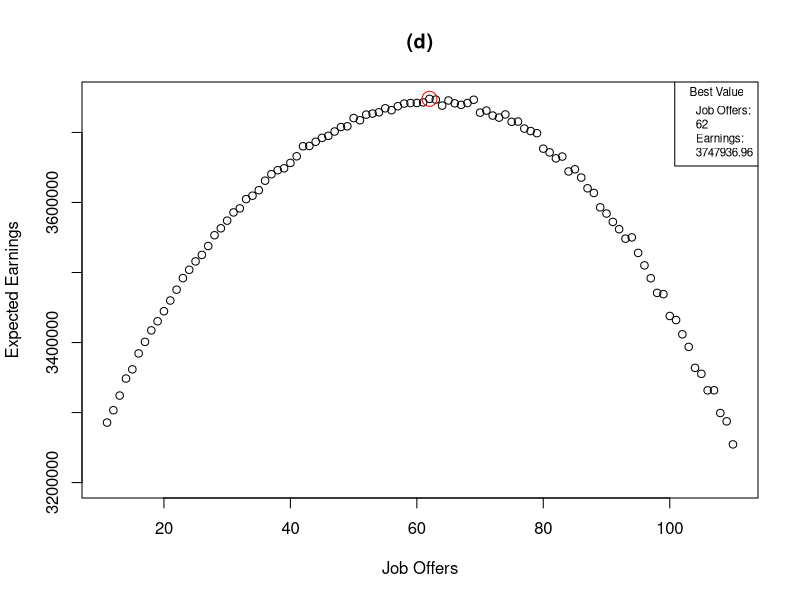
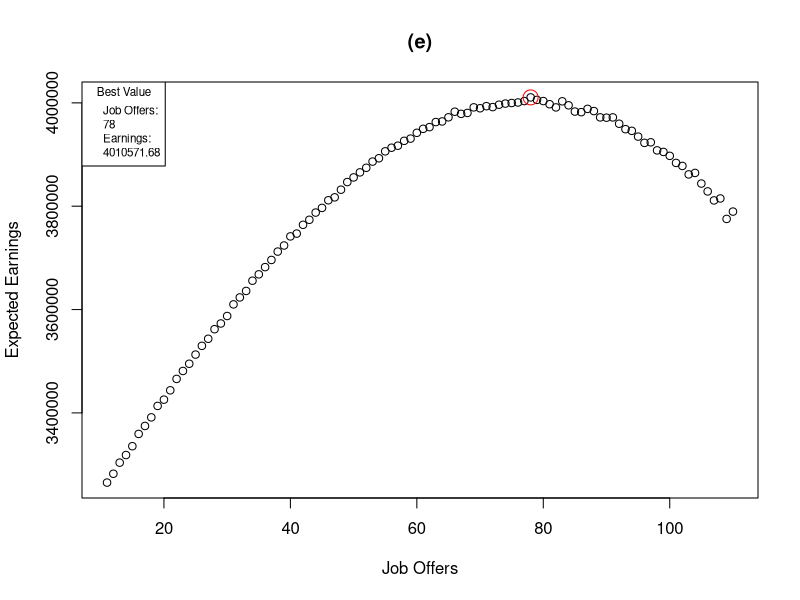

The R script that drew these images, in order:
rm(list = ls())
#############Fix-start################
numoffers <- function(Q0){
##Model of Demand of Analysts
HistoricD <- c(105,95,75,70,70,110,105,90,65,
               80,90,120,105,95,75)
econGrowth <- rnorm(1,0,.05)
Noise <- rnorm(15,0,0.1)
D <- round(HistoricD*(1+econGrowth)*(1+Noise))
##Model of Supply of Analysts
OfferMade <- rep(0,15)
OfferMade[4] <- Q0 
NumofAnalytst <- rep(0,15)
NumofAnalytst[1] <- 63 #Apr
#Retention rate (starting Apr)
R <- c(runif(1,.9,1),runif(4,.95,1),
       runif(1,.8,1),runif(3,.9,1),
        runif(1,.8,1),runif(2,.9,1),
       runif(1,.9,1),runif(2,.95,1))
for(i in 1:14){
  Acceptd <- rbinom(1,OfferMade[i+1],0.7)
  NumofAnalytst[i+1] <- round(NumofAnalytst[i]*R[i]) +Acceptd}

##Calculations of Earnings Conribution
Earning <- rep(0,15)
for (i in 1:15){
  if(NumofAnalytst[i]!=D[i])
    {
    if(NumofAnalytst[i]>D[i])
      {Earning[i] = 10000*D[i]-6000*NumofAnalytst[i]}
    else
      {Earning[i] = 4000*NumofAnalytst[i]+400*(D[i]-NumofAnalytst[i])}
    }
  else
  {Earning[i] = 4000*NumofAnalytst[i]}
}
#print(rbind(NumofAnalytst,D))
#print(Earning)
return(sum(Earning))
}

avgTEarnings <- rep(0,100)
for (i in 1:100){
  TEarings <- rep(0,5000)
  for (j in 1:5000){
  TEarings[j] <- numoffers(10+i)}
  avgTEarnings[i] <- mean(TEarings)}
  
(maxEarning_d <- max(avgTEarnings))
(optimaloffers_d<- 10+which.max(avgTEarnings))
plot(x = 11:110,y = avgTEarnings, xlab="Job Offers", ylab="Expected Earnings", 
    ylim=c(3200000, 3750000),main="(d)")
legend(x="topright" ,title = "Best Value", 
       c(c("Job Offers:", optimaloffers_d), c("Earnings:", maxEarning_d)), cex=.7)
points(optimaloffers_d, maxEarning_d, type="p", col="red", pch=21, cex=2)

#############Flexible-start###########
#Flexible start
numoffers_flex <- function(Q0){
  ##Model of Demand of Analysts
  H <- c(105,95,75,70,70,110,105,90,65,
         80,90,120,105,95,75)
  econGrowth <- rnorm(1,0,.05)
  Noise <- rnorm(15,0,0.1)
  D <- round(H*(1+econGrowth)*(1+Noise))
  ##Model of Supply of Analysts
  Accepted <- rbinom(1,Q0,0.7)
  A <- rep(0,15)
  A[4] <- round(Accepted/2) #Jun
  A[6] <- round((Accepted - A[4])*runif(1,.7,1)) #Aug
  NumAnalyst <- rep(0,15)
  NumAnalyst[1] <- 63 #Apr
  #Retention rate (starting Apr)
  R <- c(runif(1,.9,1),runif(4,.95,1),
         runif(1,.8,1),runif(3,.9,1),
         runif(1,.8,1),runif(2,.9,1),
         runif(1,.9,1),runif(2,.95,1))
  for(i in 1:14){
      NumAnalyst[i+1] <-round(NumAnalyst[i]*R[i]+A[i+1])}
  
  ContributionA <- 4000
  ContributionT <- 400
  ##Calculations of Earnings Conribution
  Earning<- c()
  for (i in 1:15){
    if ((NumAnalyst[i])>D[i])
    {Earning[i] = 10000*D[i]-6000*NumAnalyst[i]}
    if (NumAnalyst[i]<D[i])
    {Earning[i] = ContributionA*NumAnalyst[i]+ContributionT *(D[i]-NumAnalyst[i])}
    if(NumAnalyst[i]==D[i])
    {Earning[i] = ContributionA*NumAnalyst[i]}
  }
  #print(NumAnalyst)
  return(sum(Earning))
}

avgTEarnings <- rep(0,100)
for (i in 1:100){
  TEarings <- rep(0,5000)
  for (j in 1:5000){
    TEarings[j] <- numoffers_flex(10+i)}
  avgTEarnings[i] <- mean(TEarings)}

(maxEarning_e <- max(avgTEarnings))
(optimaloffers_e<- 10+which.max(avgTEarnings))
plot(x = 11:110,y = avgTEarnings, xlab="Job Offers", ylab="Expected Earnings", 
     main="(e)")
legend(x="topleft" ,title = "Best Value", 
       c(c("Job Offers:", optimaloffers_e), c("Earnings:", maxEarning_e)), cex=.7)
points(optimaloffers_e, maxEarning_e, type="p", col="red", pch=21, cex=2)
